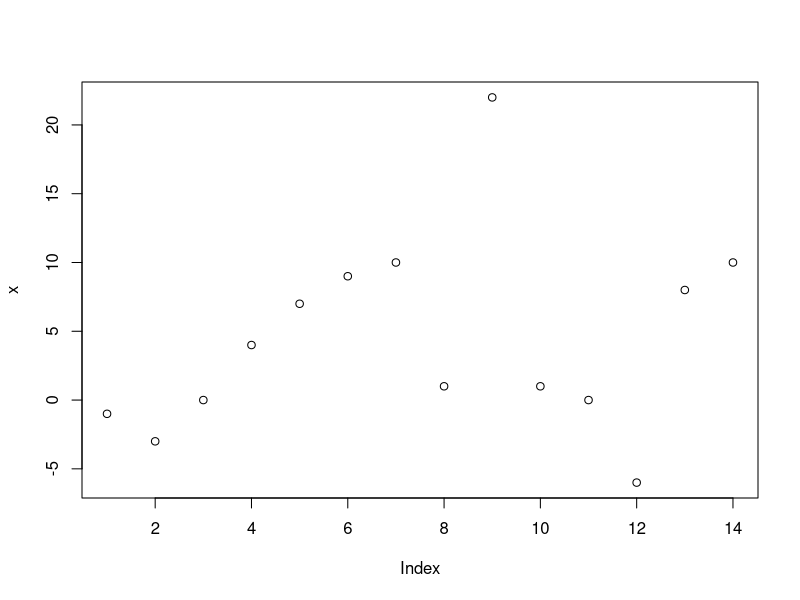
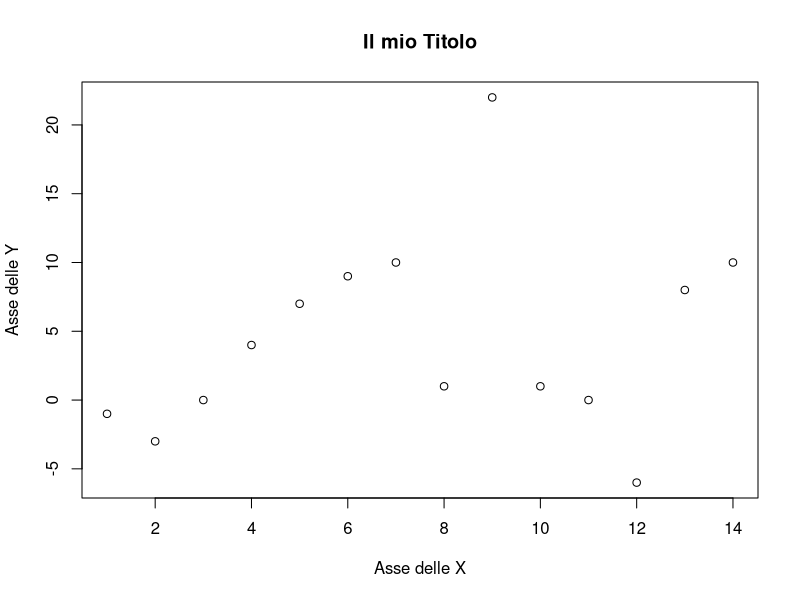
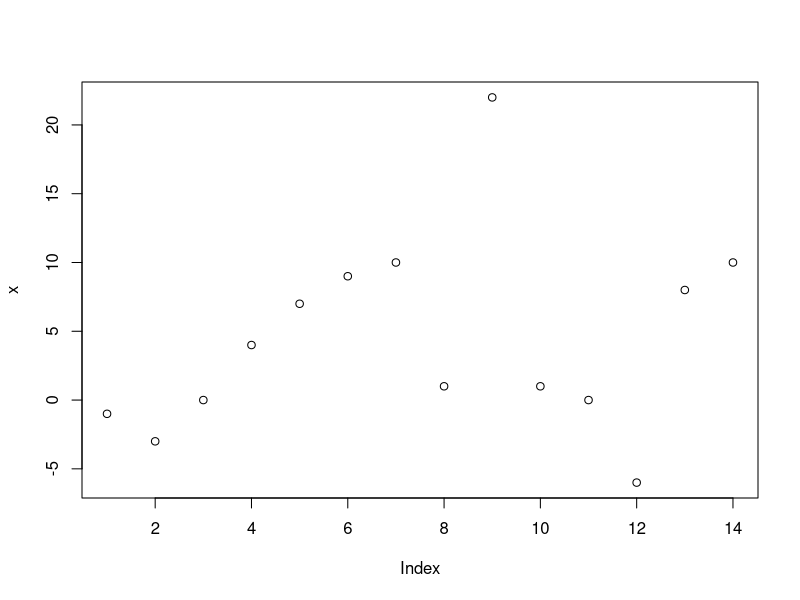
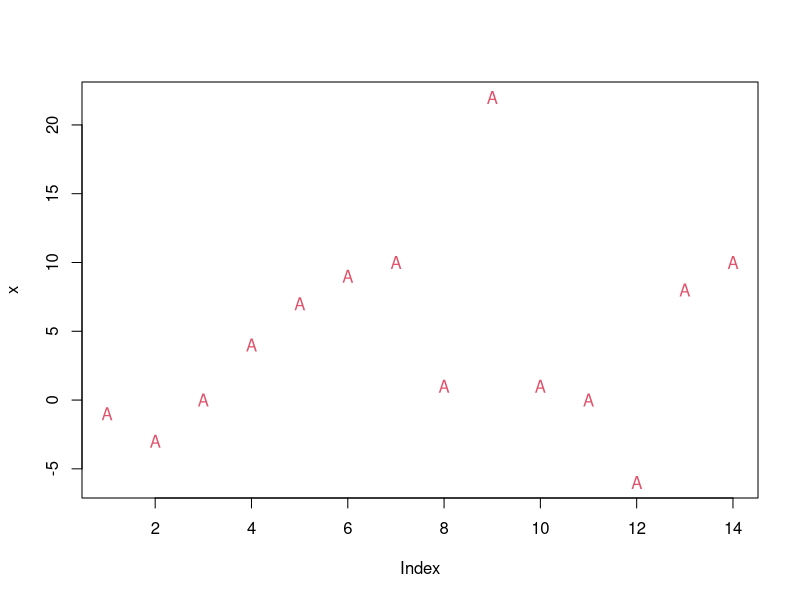
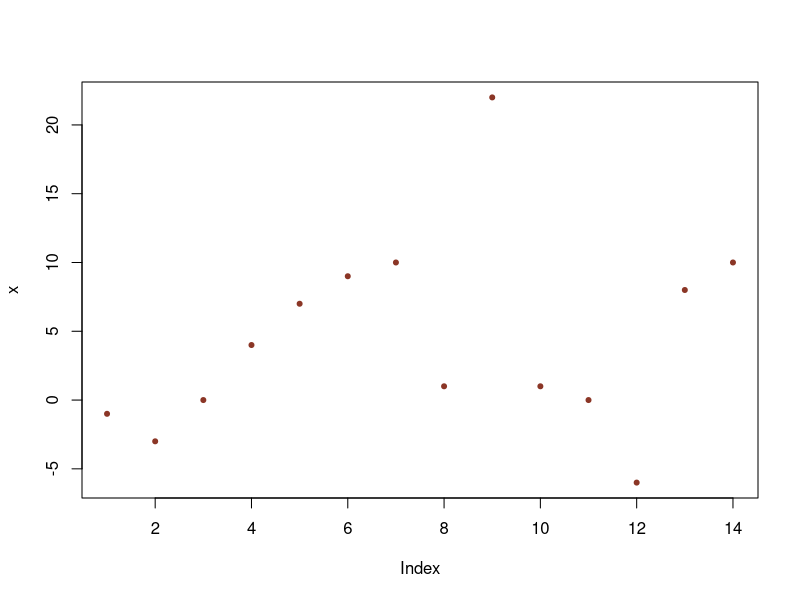
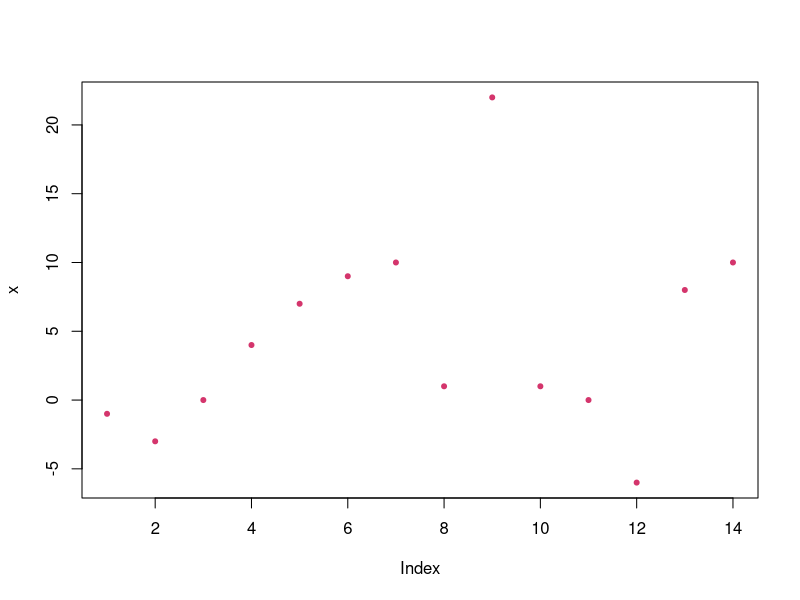
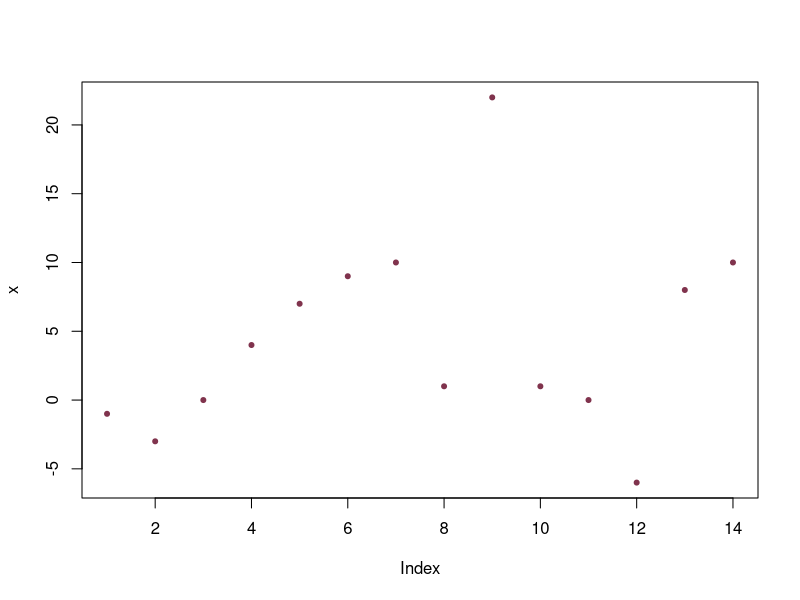
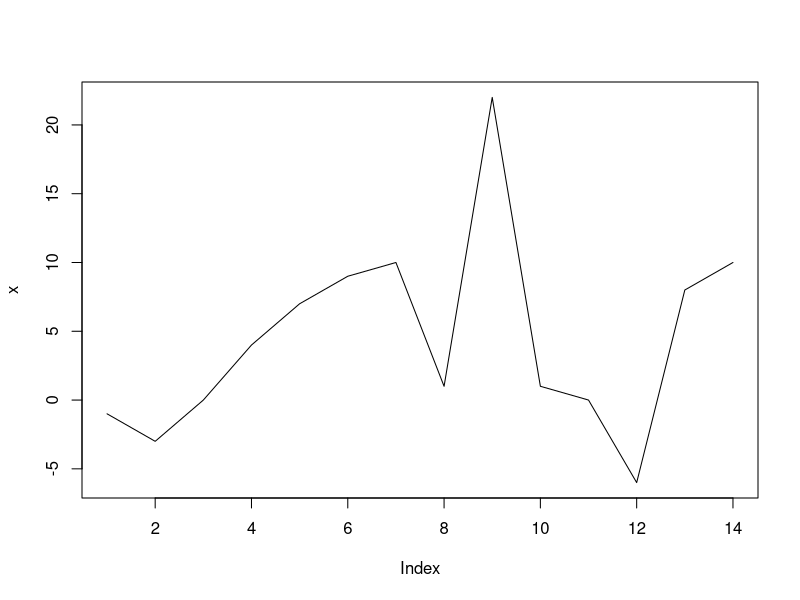

These charts were generated, in order, by the following R code: (Note: this script raises an error after producing the figures.)
## =============================================================================
## Corso          Analisi e Visualizzazione dei Dati [0212800004] / Parte I
## Cdl/Percorso 	Statistica per i Big Data (L41) 
## Docente 	   	  Pietro Coretto (pcoretto@unisa.it)
##
##
##  Argomenti:
##    * device grafico
##    * la funzione generica plot()
##    * parametri comuni della funzione plot
##    * griglie, legenda, etc
##    * overlay
##    * grafici multipli in una stessa finestra grafica
##    * tecniche di rendering: raster vs grafica vettoriale
##    * alcune semplici tecniche di ottimizzazione dei formai grafici
## =============================================================================










## Device grafico
## **************
##
## * La grafica è una parte essenziale di R e della metodologia statistica
##
## * La grafica può essere utilizzata in tutte e due le modalità tipiche
##   di una sessione di lavoro in R: interactive o  batch
##
## * Quando iniziamo una sessione di R, in automatico viene inizializzato
##   un "device grafico". Ogni chiamata al device grafico produce in automatico
##   una call a
##    - X11() per sistemi linux/unix
##    - quartz() per sistemi macOS
##    - windows() per sistemi MS Windows
##   questi comandi sono dipendenti dall'OS.
##
##  * I comandi di plotting si dividono in tre tipi
##    - High-level plotting: funzioni che creano un nuovo grafico in un
##      device grafico dedicato
##    - Low-levelp lotting: funzioni che usano un device grafico esistente
##      per aggiungere elementi
##    - Interactive graphics: funzioni che rendono possibile l'interazione
##      tra il device grafico e l'utente
##
##  * La maggior parte delle funzioni di plotting seguiono una logica
##    Object-oriented (OO). Una funzione generica legge i parametri input,
##    una volta determinata la "classe" degli input decide cosa inviare
##    al graphic-device








## Plot: funzione generica
## ***********************
x  <- c(-1,-3, 0, 4, 7, 9, 10, 1, 22, 1, 0, -6, 8, 10)
plot(x)


## Parametri generici: titolo del grafico e labels degli assi
plot(x,
     main="Il mio Titolo",
     xlab="Asse delle X", ylab="Asse delle Y")




## Paramtero t = point (default)
## *****************************

plot(x, t="p")

## Parametri ausiliari: tipo di punto, colore, dimensione relativa
plot(x, t="p", pch = "A",  col = 2)

## I colori standard di R sono
colors()

plot(x, t='p', pch = 20,  col = "tomato4", cex = 1)

plot(x, t='p', pch = 20, col = "#D4356C")

plot(x, t='p', pch = 20, col = rgb(0.5, .20, .30))










## Parametro t = l = linea
## ***********************
plot(x, t = "l")

## Parametri ausiliari: spessore, tipo di linea, colore
plot(x, t='l', lwd = 2 , lty = 2 , col = 3)





## Parametro t = b = "both" = linea e punto
## ****************************************
plot(x, t='b')


## Parametri ausiliari: tutti i parametri precedenti
plot(x, t='b', lty =5, pch = 20, cex=2, col=4)







## xy-plot
## *******
x <- c(3, 1, 5, 1, 0, 5 , 7 , 6 , 2, 1)
y <- c(1, 4, 2,-3, 8, 10, 9,  7 , 1, 0)
plot(x,y)


## Tutti i parametri precenti funzionano allo stesso modo
plot(x , y , pch = "+" ,  cex = 2 , col = 1:10 ,
     main = "Grafico XY-Plot",
     xlab = "Variabile X",
     ylab = "Variabile Y")




## ATTENZIONE: il grafic device potrebbe evere un aspect-ratio
## poco adatto. In alcuni casi è necessario assicurarsi che il l'aspect-ratio
## sia adeguato. L'imposizione dei limiti alla scala degli assi non ha
## generalmente effetti correttivi al riguardo
plot(x , y , xlim = c(0,10), ylim = c(0, 10))


## Tuttavia esiste un parametro asp che  controlla l'aspect ratio
plot(x,y, asp = 1)





## Overlay di rette
plot(x,y, asp = 1)
abline(h=5, col=2, lwd = 2, lty = 3)
abline(v=1, col=4, lwd = 2, lty = 5)
## Aggiungiamo una retta di equazione y = 1+2x
abline(coef=c(1,2))









## Codifica dei colori RGB
## ***********************
## possiamo generare tantissimi colori con la funzione rgb()
## essa restituisce il codice HEX di una data mescolanza dei canali
## R G e B
colA <- rgb(0.3, 0.5, 0.7)  ## = #4D80B3
colA
colB <- rgb(0.6, 0.2, 0.7)  ## = #9933B3 
colB
colC <- rgb(0.6, 0.6, 0.6)  ## = #999999 = grigio al 60%
colC








## Overlay multipli e tanto altro!
## *******************************
x  <- seq(-4*pi, 4*pi, length=1000)
f1 <- sin(x)
f2 <- cos(x)

## Plot della prima curva
plot(x, f1, t="l", col = colA, lwd = 4,
     main="Funzioni trigonometriche",
     xlab="Radianti", ylab="f(x)")

## Overlay con la seconda curva
lines(x, f2, col=colB, lwd = 4, lty = 3)

## legenda
legend(x="topright", legend=c("sin(x)", "cos(x)")
      , lwd=c(2,2), lty=c(1,3), col=c(colA, colB))

## Griglia
grid(10, 10, lwd = 1 , lty = 4 , col = colC)

## Overlay di punti qualsiasi: vogliamo sovraimporre due punti
## di coordinate (-5,-0.5)   e  (5, 0.5) e segnarli con "+"
px <- c(-5,     5)
py <- c(-0.5, 0.5)
points(px , py , pch = 3, cex =5, col = 2)











## Axis labels
## ******************************************************
## Supponiamo di avere i seguenti dati in "serie storica"
mese     <- c("Gen" , "Feb" , "Mar" , "Apr" , "Mag")
consumo  <- c(100   ,  115  , 125   ,   98  , 95)

## Attenzione
plot(mese , consumo , t="l")

## Prima produciamo un plot escludendo gli assi
plot(x = 1:5 ,  y = consumo , t = "b" , axes=FALSE ,
     main = "Serie Storica dei consumi",
     xlab = "Mese",
     ylab = "Consumo [euro]")

# Aggiungiamo l'asse orizontale
axis(1, at = 1:5, labels = mese , las=1)
## Aggiungiamo l'asse verticale, se non diamo parametri R provvede a calcolare
## valori di default per at e labels
axis(2)

## Possiamo aggiungere il frame
box()








## La funzione par()
## *****************
##
##  * par() gestisce tutti i 72 parametri della finestra grafica
##  * i parametri di default si possono modificare andando a modificare gli elementi
##    di par()
##  * l'help  ?par() contiene una disamina esaustiva

par()

## Esempio: per tutti i grafici voglio cambiare il colore in background
par(bg = "grey90")
plot(x)
plot(y)

dev.off()






## Grafici multipli nella stessa finestra grafica
## **********************************************
##
x <- c(0, -1 , 2 , 3 , -4 , 10)
par(mfrow=c(2,2))
plot(x, main='Plot 2')
plot(2*x, t="l" , main='Plot 2')
plot(3*x, t="b" , main='Plot 3')
plot(4*x, t="l" , main='Plot 4')





## Grafica
## *******
## fare grafici funzionali e belli per poi ottenere un rendering meno che decente
## è uno spreco. Un grafico di qualità statistica elevata merita un rendering
## adeguato. Per avere controllo sulla qualità del rendering dobbiamo stare
## attenti a:
##
##  * AR = aspect ratio = larghezza/altezza:
##    è il rapporto tra la diemensione orizzontale e verticale del grafico
##     - i proiettori/monitor da cinema hanno AR = 16/9 oppure 16/10 (=1.6)
##     - i proiettori per presentazione hanno solitamente un AR = 4/3 (=1.33)
##     - i moderni sensori delle camere full-frame hanno AR = 9/6 (=1.5)
##     - un foglio A4 ha un AR = sqrt(2) (=1.4)
##
##  * Presenza di testo: alune tecniche di rendering non si sposano bene con
##    la riproduzione di fonts tipografici
##
##  * risoluzione e grandezza dell'immagine rispetto alla destinazione
##    dell'immagine. Produrre immagini di qualità per la stampa è in genere molto
##    più difficile che produrre immagini di buona qualità per la visualizzazione
##    a video
##
##
##
## Grafica Raster/Bitmap
## *********************
##
##  L'immagine viene parcellizzata in aree più piccole: pixels
##  punti. In un immagine raster devo memorizzare il colore di ogni pixel
##  (orizzontali x verticali).
##
##   Pro:
##     -compressione è semplice efficace
##     -conveniente in termini di memoria se l'immagine contiene troppi dettagli
##      trascurabili
##     -particolarmente adatta per il web quando non si richiede estremo dettaglio
##
##   Con:
##    -il rendering dei font tipografici è solitamente scadente
##    -poco adatta alla compressione quando ci sono molti dettagli
##    -non consente di riscalare senza perdere la qualità del dettaglio
##
##    Formati e comressioni: jpeg, png, gif, ...
##
## Grafica Vettoriale
## *******************
##
##  Gli oggetti dell'immagine sono descritti da matematicamente, ad
##  esempio un segmento è descritto da y = a + b*x, i font sono incorporati in un
##  database agganciato al file, etc.
##
##   Pro:
##    -consentono un grande dettaglio
##    -particolamrmente adatti in immagini ricche di testo
##    -si possono cambiare le dimenisoni fisiche dell'immagine senza perdita di
##     dettaglio.
##
##   Con:
##    -immagini ricche di dettaglio possono avere dimensioni enormi
##    -la compressione lossy non ha effetti
##    -poco adatte alla grafica web
##
##    Formati vettoriali: pdf, svg, dxf, eps, , ...



## Esportare file grafici in R
## ***************************
x <- seq(0,5, length = 100)
y <- x^2
plot(x, y, t='l', main = "Funzione potenza")





## Scrivere il grafico in formato JPEG
##  * grafica bitmap/raster
##  * compressione lossy
##
## Apriamo un file jpeg
jpeg(filename = "pics_A_72.jpg",
     width = 500, height = 375, units = "px", res = 72,
     pointsize = 12, quality = 75)
## Scriviamoci dentro il plot
plot(x, y, t='l', main = "Funzione potenza")
## Chiudiamo il device grafico
dev.off()






## Attenzione:
##  * Aspect ratio: (width / height) = AR. In questo caso AR = 800/600 = 4/3
##  * Risoluzione: res = ppi = pixel in ogni inch, 1inch = 25.4mm
##
## Proviamo  ad aumentare la risoluzione, e lasciamo invarito width, height, e AR
## nota 300ppi è la risoluzione usata nella foto professionale
##
jpeg(filename = "pics_A_300_1.jpg",
     width =500, height = 375 , units = "px", res = 300,
     pointsize = 12, quality = 75)
x11()
plot(x, y, t='l', main = "Funzione potenza")
dev.off()





## Strategia per ottenere grafici bitmap di buona risoluzione 
## con un font  proporziato 
## -----------------------------------------------------------

## fissiamo l'aspect ratio 
ar <- sqrt(2)  ## oppure 16/9 , 4/3 , 1.618


## fissiamo l'altezza fisica  tra il 33% e il 50% dell'altezza di un foglio A4 
## 297mm * 0.33 = 98 mm
## 297mm * 0.50 = 148.5 mm
h  <- 150 ## mm


## stampiamo il jpeg/png usando una densità di px professionale (300) ed un
## font di 12pt proporzionato 
jpeg(filename = "pics_A_300_12.jpg",
     height = h ,  width = h*ar , units = "mm", res = 300, pointsize = 12, 
     quality = 75)
## Scriviamoci dentro il plot
plot(x, y, t='l', main = "Funzione potenza")
## Chiudiamo il device grafico
dev.off()


## stessa procedura per ottenere il  formato png
png(filename = "pics_300_12.png",
    height = h ,  width = h*ar , units = "mm", res = 300, pointsize = 12)
## Scriviamoci dentro il plot
plot(x, y, t='l', main = "Funzione potenza")
## Chiudiamo il device grafico
dev.off()




## Scrivere il grafico in formato PDF (vettoriale)
##
##  * formato vettoriale
##  * ATTENZIONE: le dimensioni sono specificate in inches
##    (1 inch = 24.5mm = 2.54cm)

## trasformiamo le dimensioni di prima in mm in inches
hh <- h / 25.4
ww <- hh * ar

pdf(file = "pics_3.pdf", height   = hh  , width = ww ,  pointsize = 12)
plot(x, y, t='l', main = "Funzione potenza")
dev.off()















## =============================================================================
## APPROFONDIMENTI:
## ripeti con attenzione la lezione. Explora i seguenti comandi
## ed assicurati di aver compreso pienamente il risultato dell'esecuzione
## =============================================================================


## Altri tipi meno frequenti: sperimentare i seguenti comandi
x <- 1:5
y <- c(-3,1,0,-3,1)
plot(x, y , t="o")
plot(x, y , t="c")
plot(x, y , t="h")
plot(x, y , t="s")
plot(x, y , t="S")



## Riprendi l'esempio precendente
## Supponiamo di avere i seguenti dati in "serie storica"
mese     <- c("Gen" , "Feb" , "Mar" , "Apr" , "Mag")
consumo  <- c(100   ,  115  , 125   ,   98  , 95)
plot(x = 1:5 ,  y = consumo , t = "b" , axes=FALSE)
axis(1, at = 1:5, labels = mese , las=1)
axis(2)

## Cosa fanno i seguenti comandi?
axis(3, at = 1:5, labels = mese , las=1 , col = 2)
axis(4 , at = c(95, 110, 125), labels = c("A", "B" , "C"))

## Prova a variare il parametro "las" nell'ultimo esempio
